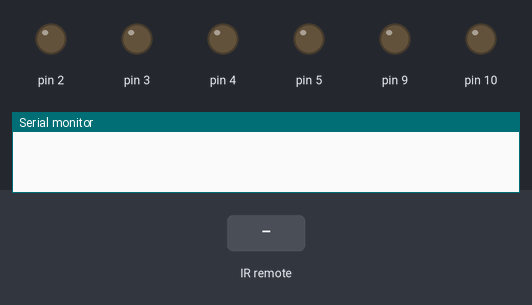
This sketch was run on a simulated Arduino Uno, built with avr-gcc and run on an emulated ATmega328P. On the bench: output pins drawn as LEDs (lit = HIGH), the last lines printed to the serial monitor. The inputs (shaded band) are chosen by the test bench.

Above: at 1.2 s.
1.3 s: infrared code 0xFD807F received
At 2.1 s:
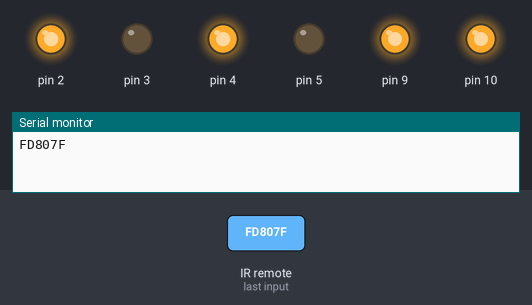
3.3 s: infrared code 0xFD20DF received
At 4.9 s:
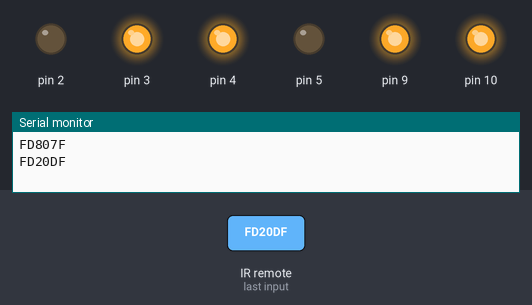
5.3 s: infrared code 0xFD906F received
At 6.4 s:
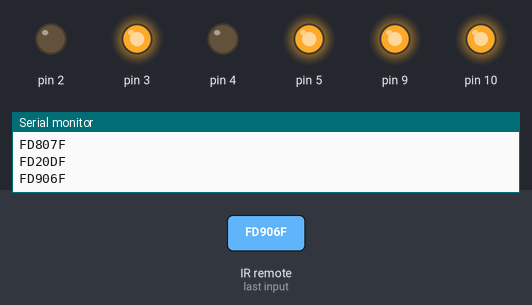
7.3 s: infrared code 0xFD609F received
At 9.1 s:
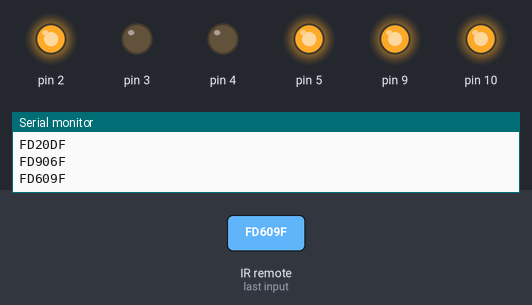
Timing chart, 0 to 10.3 s (numbered marks = the images above; inputs shaded):
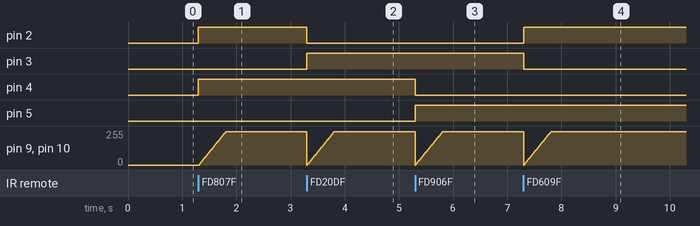

Measured:
- after the input at 1.3 s, pin 2, pin 4: LOW → HIGH at once; pin 9, pin 10: moves from 0/255 to 250/255 over 0.49 s, starting at once
- after the input at 3.3 s, pin 2: HIGH → LOW at once; pin 3: LOW → HIGH at once
- after the input at 5.3 s, pin 4: HIGH → LOW at once; pin 5: LOW → HIGH at once
- after the input at 7.3 s, pin 2: LOW → HIGH at once; pin 3: HIGH → LOW at once

The sketch:

MotorDriver.ino
```cpp
#include <IRremote.h>

/**
* Testing Motor driver with H-bridge
*/


#define IR_FORWARD  0xFD807F
#define IR_BACKWARD 0xFD906F
#define IR_LEFT     0xFD20DF
#define IR_RIGHT    0xFD609F
#define IR_STOP     0xFDA05F

int irPin = 6;

IRrecv irrecv(irPin);

decode_results results;

void setup() {
    for (int i = 2; i <= 5; i++) {
        pinMode(i, OUTPUT);
        digitalWrite(i, LOW);
    }
    pinMode(9, OUTPUT);
    pinMode(10, OUTPUT);

    digitalWrite(9, LOW);
    digitalWrite(10, LOW);

    Serial.begin(9600);
    irrecv.enableIRIn();
}

void loop() {
    if (irrecv.decode(&results)) {
        Serial.println(results.value, HEX);
        if (results.value == IR_FORWARD) {
            forward();
        }
        if (results.value == IR_BACKWARD) {
            backward();
        }
        if (results.value == IR_LEFT) {
            left();
        }
        if (results.value == IR_RIGHT) {
            right();
        }
        if (results.value == IR_STOP) {
            stopall();
        }
        irrecv.resume();
    }

//    while(Serial.available() == 0);
//
//    char val = Serial.read();
//
//    //Serial.println(val);
//
//    switch (val) {
//        case 'w':
//            forward();
//            delay(1000);
//            stopall();
//            break;
//        case 's':
//            backward();
//            delay(1000);
//            stopall();
//            break;
//        case 'a':
//            left();
//            delay(1000);
//            stopall();
//            break;
//        case 'd':
//            right();
//            delay(1000);
//            stopall();
//            break;
//        default:
//            Serial.println("Invalid!!!");
//            Serial.flush();
//            break;
//    }
}

void run() {
    for (int i = 0; i < 255; i += 5) {
        analogWrite(9, i);
        analogWrite(10, i);
        delay(10);
    }
}

void forward() {
    stopall();
    digitalWrite(2, HIGH);
    digitalWrite(4, HIGH);
    run();
}

void backward() {
    stopall();
    digitalWrite(3, HIGH);
    digitalWrite(5, HIGH);
    run();
}

void right() {
    stopall();
    digitalWrite(2, HIGH);
    digitalWrite(5, HIGH);
    run();
}

void left() {
    stopall();
    digitalWrite(3, HIGH);
    digitalWrite(4, HIGH);
    run();
}

void stopall() {
    digitalWrite(9, LOW);
    digitalWrite(10, LOW);
    for (int i = 2; i <= 5; i++) {
        digitalWrite(i, LOW);
    }
}
```
